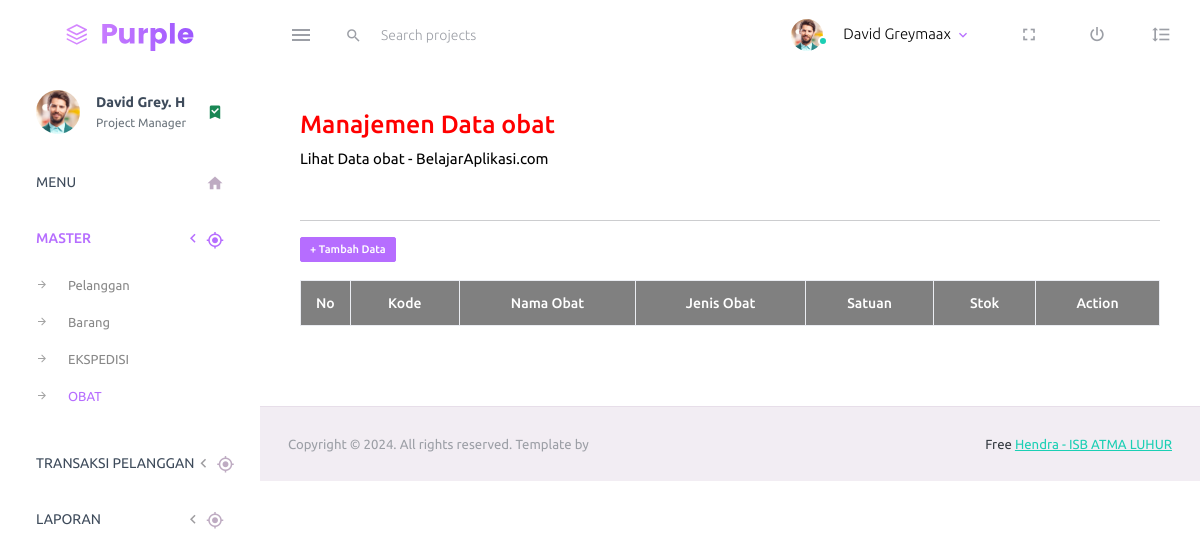
/admin/index.php/obat, run on an earlier commit of the app's database.
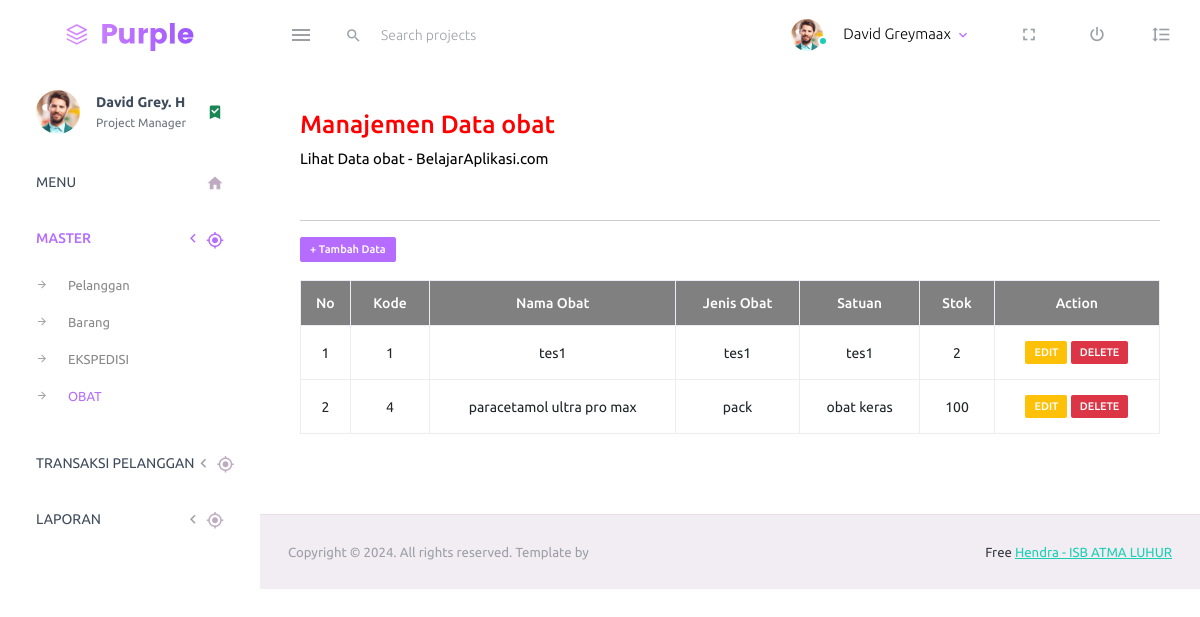
And on a later commit of the database.
### tables this page shows
CREATE TABLE obat (
	kd_obat  VARCHAR(5) PRIMARY KEY,
	nm_obat VARCHAR(50) NOT NULL,
	satuan VARCHAR(15) NOT NULL,
	jenis_obat VARCHAR(25) NOT NULL,
	stok INT(3) NOT NULL
);

### admin/application/views/layout/wrapper.php (called while the page is built)
<?php
	require_once('header.php');
	require_once('menu.php');
	require_once('konten.php');
	require_once('footer.php');
?>

### admin/application/controllers/Obat.php (called while the page is built, shortened)
<?php
	class obat extends CI_Controller {
		public function __construct() {
			$this->load->model('obat_model');
			$this->load->model('General_model');
		}
		function index() {
			$query = $this->obat_model->data_obat();
			$data = array(
				'title' => 'Halaman Dashboard Administrator E-Commerce',
				'isi'   => 'obat/obat_view',
				'data'  => $query
			);
			$this->load->view('layout/wrapper', $data);
		}
	}
?>

### admin/index.php (called while the page is built, shortened)
<?php
require_once BASEPATH.'core/CodeIgniter.php';

### admin/application/views/layout/konten.php (called while the page is built)
<?php
	if ($isi) {
		$this->load->view($isi);
	}
?>

### admin/application/models/Obat_model.php (called while the page is built, shortened)
<?php
	class obat_model extends CI_Model {
		public function data_obat() {
			$query = $this->db->query("select * from obat");
			if($query->num_rows() > 0) {
				return $query->result();
			}
		}
	}
?>

### admin/application/views/obat/obat_view.php (the view)
<div class="row">
	<div class="col-12 grid-margin">
		<div class="card">
			<div class="card-body">
				<h3 align="left" style="color:red;">Manajemen Data obat<br></h3>
				<p align="left" style="color:black;">Lihat Data obat - BelajarAplikasi.com<br></p><br>
				<hr>
				<a href="<?php echo base_url() ?>obat/tambah"><span class="badge badge-primary btn-sm">+ Tambah
						Data</span></a><br><br>
				<table id="tabel-akademik" class="table table-bordered" border="1">
					<thead>
						<tr class="warning" align="center" style="background: grey;color:white;font-weight: bold;">
							<th scope="col" width="3%">No</th>
							<th scope="col">Kode</th>
							<th scope="col">Nama Obat</th>
							<th scope="col">Jenis Obat</th>
							<th scope="col">Satuan</th>
							<th scope="col">Stok</th>
							<th scope="col">Action</th>
						</tr>
					</thead>
					<tbody>
						<?php
								$no= 1;
								if (isset($data)) {
									foreach ($data as $list) { ?>
									<tr class="active" align="center">
										<td><?php echo $no; ?></td>
										<td><?php echo $list->kd_obat; ?></td>
										<td><?php echo $list->nm_obat; ?></td>
										<td><?php echo $list->satuan; ?></td>
										<td><?php echo $list->jenis_obat; ?></td>
										<td><?php echo $list->stok; ?></td>
										<td>
											<a href="<?php echo base_url() ?>obat/edit/<?php echo $list->kd_obat; ?>"><span
													class="badge bg-warning">EDIT</span></a>
											<a href="<?php echo base_url() ?>obat/delete/<?php echo $list->kd_obat; ?>"><span
													class="badge bg-danger">DELETE</span></a>
										</td>
									</tr>
									<?php $no++;
								}
							} ?>
					</tbody>
				</table>
			</div>
		</div>
	</div>
</div>

### admin/application/views/layout/header.php (shortened to what this page needs)
<!DOCTYPE html>
<html lang="en">
  <head>
    <link rel="stylesheet" href="<?php echo base_url() ?>assets/vendors/mdi/css/materialdesignicons.min.css">
    <link rel="stylesheet" href="<?php echo base_url() ?>assets/vendors/css/vendor.bundle.base.css">
    <link rel="stylesheet" href="<?php echo base_url() ?>assets/css/style.css">
  </head>
  <body>
      <nav class="navbar default-layout-navbar col-lg-12 col-12 p-0 fixed-top d-flex flex-row">
        <div class="text-center navbar-brand-wrapper d-flex align-items-center justify-content-center">
          <a class="navbar-brand brand-logo" href="index.html"><img src="<?php echo base_url() ?>assets/images/logo.svg" alt="logo" /></a>
        </div>
        <div class="navbar-menu-wrapper d-flex align-items-stretch">
          <button class="navbar-toggler navbar-toggler align-self-center" type="button" data-toggle="minimize">
            <span class="mdi mdi-menu"></span>
          </button>
          <div class="search-field d-none d-md-block">
            <form class="d-flex align-items-center h-100" action="#">
              <div class="input-group">
                <div class="input-group-prepend bg-transparent">
                  <i class="input-group-text border-0 mdi mdi-magnify"></i>
                </div>
                <input type="text" class="form-control bg-transparent border-0" placeholder="Search projects">
              </div>
            </form>
          </div>
          <ul class="navbar-nav navbar-nav-right">
            <li class="nav-item nav-profile dropdown">
              <a class="nav-link dropdown-toggle" id="profileDropdown" href="#" data-bs-toggle="dropdown" aria-expanded="false">
                <div class="nav-profile-img">
                  <img src="<?php echo base_url() ?>assets/images/faces/face1.jpg" alt="image">
                  <span class="availability-status online"></span>
                </div>
                <div class="nav-profile-text">
                  <p class="mb-1 text-black">David Greymaax</p>
                </div>
              </a>
            </li>
            <li class="nav-item d-none d-lg-block full-screen-link">
              <a class="nav-link">
                <i class="mdi mdi-fullscreen" id="fullscreen-button"></i>
              </a>
            </li>
            <li class="nav-item nav-logout d-none d-lg-block">
              <a class="nav-link" href="#">
                <i class="mdi mdi-power"></i>
              </a>
            </li>
            <li class="nav-item nav-settings d-none d-lg-block">
              <a class="nav-link" href="#">
                <i class="mdi mdi-format-line-spacing"></i>
              </a>
            </li>
          </ul>
        </div>
      </nav>

### admin/application/views/layout/menu.php (shortened to what this page needs)
<div class="container-fluid page-body-wrapper">
        <nav class="sidebar sidebar-offcanvas" id="sidebar">
          <ul class="nav">
            <li class="nav-item nav-profile">
              <a href="#" class="nav-link">
                <div class="nav-profile-image">
                  <img src="<?php echo base_url() ?>assets/images/faces/face1.jpg" alt="profile">
                </div>
                <div class="nav-profile-text d-flex flex-column">
                  <span class="font-weight-bold mb-2">David Grey. H</span>
                  <span class="text-secondary text-small">Project Manager</span>
                </div>
                <i class="mdi mdi-bookmark-check text-success nav-profile-badge"></i>
              </a>
            </li>
            <li class="nav-item">
              <a class="nav-link" href="<?php echo base_url() ?>dashboard">
                <span class="menu-title">MENU</span>
                <i class="mdi mdi-home menu-icon"></i>
              </a>
            </li>
            <li class="nav-item">
              <a class="nav-link" data-bs-toggle="collapse" href="#ui-master" aria-expanded="false" aria-controls="ui-basic">
                <span class="menu-title">MASTER</span>
                <i class="menu-arrow"></i>
                <i class="mdi mdi-crosshairs-gps menu-icon"></i>
              </a>
              <div class="collapse" id="ui-master">
                <ul class="nav flex-column sub-menu">
                  <li class="nav-item"> <a class="nav-link" href="<?php echo base_url() ?>pelanggan">Pelanggan</a></li>
                  <li class="nav-item"> <a class="nav-link" href="<?php echo base_url() ?>barang">Barang</a></li>
				  				<li class="nav-item"> <a class="nav-link" href="<?php echo base_url() ?>ekspedisi">EKSPEDISI</a></li>
									<li class="nav-item"> <a class="nav-link" href="<?php echo base_url() ?>obat">OBAT</a></li>
                </ul>
              </div>
            </li>
			<li class="nav-item">
              <a class="nav-link" data-bs-toggle="collapse" href="#ui-transaction" aria-expanded="false" aria-controls="ui-basic">
                <span class="menu-title">TRANSAKSI PELANGGAN</span>
                <i class="menu-arrow"></i>
                <i class="mdi mdi-crosshairs-gps menu-icon"></i>
              </a>
									</li><li class="nav-item"><a class="nav-link" href="<?php echo base_url() ?>laporan/laporan_view_form">Laporan Penjualan</a></li>
                </ul>
              </div>
			<li class="nav-item">
              <a class="nav-link" data-bs-toggle="collapse" href="#ui-report" aria-expanded="false" aria-controls="ui-basic">
                <span class="menu-title">LAPORAN</span>
                <i class="menu-arrow"></i>
                <i class="mdi mdi-crosshairs-gps menu-icon"></i>
              </a>
            </li>
        <div class="main-panel">

### admin/application/views/layout/footer.php (shortened to what this page needs)
          <footer class="footer">
            <div class="container-fluid d-flex justify-content-between">
              <span class="text-muted d-block text-center text-sm-start d-sm-inline-block">Copyright © 2024. All rights reserved. Template by</span>
              <span class="float-none float-sm-end mt-1 mt-sm-0 text-end"> Free <a href="https://www.bootstrapdash.com/bootstrap-admin-template/" target="_blank">Hendra - ISB ATMA LUHUR</a></span>
            </div>
          </footer>
        </div>
  </body>
</html>

What changed in the data, as far as the page shows it:
added obat: kd_obat "1", nm_obat "tes1", satuan "tes1", jenis_obat "tes1", stok "2"
added obat: kd_obat "4", nm_obat "paracetamol ultra pro max", satuan "pack", jenis_obat "obat keras", stok "100"
